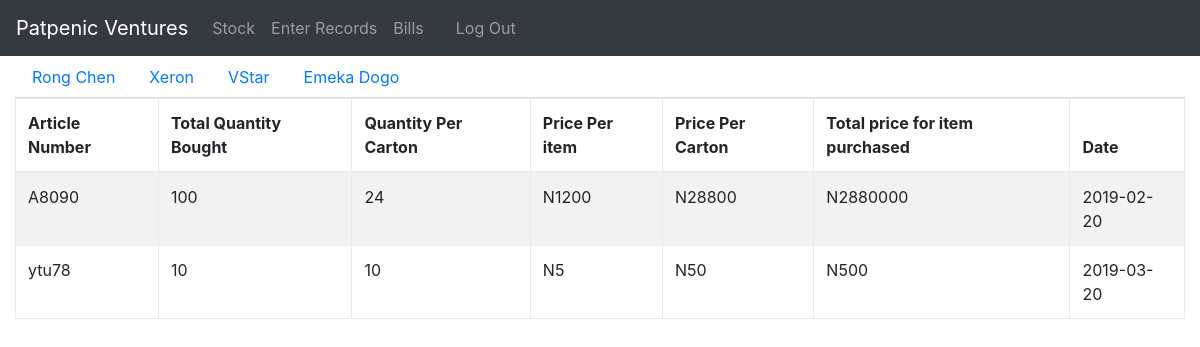
Screenshot of /server/VS.php with the database file from the repository.
### tables this page shows
CREATE TABLE IF NOT EXISTS `company` (
  `id` int(11) NOT NULL AUTO_INCREMENT,
  `name` varchar(20) NOT NULL,
  PRIMARY KEY (`id`)
);

CREATE TABLE IF NOT EXISTS `item` (
  `id` int(11) NOT NULL AUTO_INCREMENT,
  `ArticleNum` varchar(20) NOT NULL,
  `quantityTotal` int(5) NOT NULL,
  `quantityPerCarton` mediumint(9) NOT NULL,
  `PricePerArt` mediumint(9) NOT NULL,
  `PricePerCart` mediumint(9) NOT NULL,
  `companyId` int(11) NOT NULL,
  `DateCreated` date NOT NULL,
  PRIMARY KEY (`id`)
);

CREATE TABLE IF NOT EXISTS `transactions` (
  `id` int(11) NOT NULL AUTO_INCREMENT,
  `bills` int(11) NOT NULL DEFAULT '0',
  `paymentsMade` mediumint(9) NOT NULL DEFAULT '0',
  `paymentsDate` date DEFAULT NULL,
  `itemId` int(11) NOT NULL,
  PRIMARY KEY (`id`)
);

### server/VS.php (the view, shortened to what this page needs)
<?php
require_once('config.php');
?>
<!DOCTYPE html>
 <html>
<head>
<link rel="stylesheet" href="../css/style.css">
<link rel="stylesheet" href="../css/bootstrap.css">
</head>
 <body>
  <header>
  <nav class="navbar navbar-expand-sm bg-dark navbar-dark">
  <a class="navbar-brand" href="#">Patpenic Ventures</a>
  <ul class="navbar-nav">
    <li class="nav-item">
      <a class="nav-link" href="viewRecords.php">Stock</a>
    </li>
    <li class="nav-item">
      <a class="nav-link" href="Enterrecords.php">Enter Records</a>
    </li>
    <li class="nav-item">
      <a class="nav-link" href="payments.php">Bills</a>
    </li>
    <li class="nav-item">
      <a class="nav-link" href="#"><?= $_SESSION['username']?></a>
    </li>
    <li class="nav-item">
      <a class="nav-link" href="logout.php">Log Out</a>
    </li>
  </ul>
</nav>
  </header>
  <div class="container-fluid">
  <ul class="nav nav-tabs">
    <li class="nav-item">
      <a class="nav-link" href="viewRecords.php">Rong Chen</a>
      </li>
      <li class="nav-item">
         <a class="nav-link" href="xeron.php">Xeron</a>
      </li>
         <li class="nav-item">
        <a class="nav-link" href="VS.php">VStar</a>
          </li>
            <li class="nav-item">
           <a class="nav-link" href="EmekaDogo.php" tabindex="-1">Emeka Dogo</a>
          </li>
     </ul>
     <table class="table table-striped table-bordered">
  <thead class="thead-dark">
    <tr>
      <th scope="col">Article Number</th>
      <th scope="col"> Total Quantity Bought</th>
      <th scope="col">Quantity Per Carton</th>
      <th scope="col">Price Per item</th>
      <th scope="col">Price Per Carton</th>
      <th scope="col">Total price for item purchased</th>
      <th scope="col">Date</th>
    </tr>
  </thead>
  <tbody>
  <?php
   $res = "SELECT company.*,item.*,transactions.* FROM company JOIN item ON company.id = item.companyId
   JOIN transactions ON item.id = transactions.itemId WHERE item.companyId=3";
$result = $con->query($res);
while($row = $result->fetch_assoc())
{
     $AN = $row['ArticleNum'];
     $QN = $row['quantityTotal'];
     $QPC = $row['quantityPerCarton'];
     $PPP = $row['PricePerArt'];
     $PPC = $row['PricePerCart'];
     $TP = $row['bills'];
     $DC =$row['DateCreated'];
     ?>
 <tr>
     <td><?=$AN;?></td>
     <td><?=$QN;?></td>
     <td><?=$QPC;?></td>
     <td> <?='N'.$PPP;?></td>
     <td><?='N'.''.$PPC;?></td>
     <td><?='N'.''.$TP;?></td>
     <td><?=$DC;?></td>
   </tr>
 <?php } ?>
  </tbody>
</table>
  </div>

### rows the page displays
company: item.ArticleNum "A8090", item.quantityTotal "100", item.quantityPerCarton "24", item.PricePerArt "1200", item.PricePerCart "28800", transactions.bills "2880000", item.DateCreated "2019-02-20", item.ArticleNum "ytu78", item.quantityTotal "10", item.quantityPerCarton "10", item.PricePerArt "5", item.PricePerCart "50", transactions.bills "500", item.DateCreated "2019-03-20"
